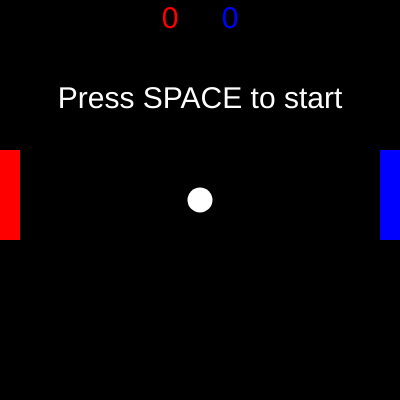
Frame 1 (no input)
Frame 60 (no input): identical to frame 1, image omitted
Frame 120 (the mouse pressed at the canvas centre since frame 60): identical to frame 1, image omitted

The p5.js sketch that drew this single still picture (run headless with seeded random() and noise() and a simulated clock; from frame 60 on, the mouse is pressed at the canvas centre):

// p5.js sketch
// ── sketch.js
//PONG PONG FACHERO
//PRESENTADO POR 
//VALERIA MARTINEZ A00372453
//ROSSY HURTADO A00372572
//CRISTIAN ORTIZ A00372906





class Barra{
  constructor(x,y){
    this.x = x;
    this.y = y;
  }
  show(){
    rect(this.x, this.y, 20,90)
  }

}

class Bola{
  constructor(x,y){
    this.x = x;
    this.y = y;
  }
  show(){
    fill(255);
    ellipse(this.x, this.y, 25,25)
  }

}

class Contador{
  constructor(valor, x, y){
    this.valor = valor;
    this.x = x;
    this.y = y;
  }
  show(){
    textAlign(CENTER,CENTER);
    textSize(30);
    text(this.valor, this.x, this.y)
  }
}

let barra1;
let barra2;
let bola;
let mensaje;
let isMoving;
let calculo;
let calculoPared;
let contadorAzul;
let contadorRojo;

function setup() {
  createCanvas(400, 400);
  bola = new Bola(200,200);
  barra1 = new Barra(0,150);
  barra2 = new Barra(380,150);
  mensaje = "Press SPACE to start"
  isMoving = 0;
  calculo = 1;
  calculoPared = 1;
  contadorAzul = new Contador(0, 230, 20);
  contadorRojo = new Contador(0, 170, 20);

}

function draw() {
  background(0);

  noStroke();
  bola.show();
  fill(255,0,0);
  barra1.show();
  fill(0,0,255);
  barra2.show();
  fill(0,0,255);
  contadorAzul.show();
  fill(255,0,0);
  contadorRojo.show();

  fill(255);
  textAlign(CENTER, CENTER);
  textSize(30);
  text(mensaje, 200,100);

  if(isMoving === 1){
    bola.x += 4 * calculo;
    bola.y += 2 * calculoPared;
    }

  if(bola.y > barra2.y && bola.y < barra2.y + 90 && 
      bola.x > barra2.x-13 && bola.x < barra2.x + 20){
      calculo = -1;

    }

    if(bola.y > barra1.y && bola.y < barra1.y + 90 && 
      bola.x > barra1.x && bola.x < barra1.x + 33){
      calculo = 1;
    }

    if(bola.y > 390){
      calculoPared = -1;
    }else if(bola.y < 10){
      calculoPared = 1;
    }

    if(bola.x > 410){
      isMoving = 0;
      bola.x = 200;
      bola.y = 200;
      mensaje = "Press SPACE to start";
      contadorRojo.valor += 1;
    }else if(bola.x < -10){
      isMoving = 0;
      bola.x = 200;
      bola.y = 200;
      mensaje = "Press SPACE to start";
      contadorAzul.valor += 1;
    }
    keyPressed();


}
function keyPressed(){


  if(keyIsPressed) {
    switch(key){
        case 'w'||'W'://UP
            barra1.y -= 4;
            break;
        case 's'||'S'://DOWN
            barra1.y += 4;
            break;
    }

  if(keyCode === UP_ARROW){
    barra2.y -= 4;
  }else if(keyCode === DOWN_ARROW){
    barra2.y += 4;
  }

  if(key === " "){
   mensaje = " ";
   isMoving = 1;
  }
  }
}
